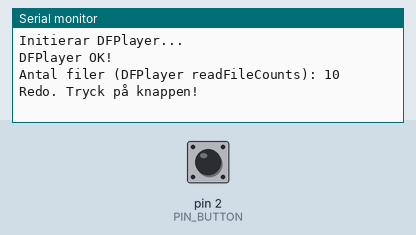
Simulated run of this sketch. Board: Arduino Uno, built with avr-gcc and run on an emulated ATmega328P. On the bench: the last lines printed to the serial monitor. The test bench sets the inputs (shaded band); at power-on: pin 2 (PIN_BUTTON) HIGH. Random numbers use the default seed unless the sketch sets one; the audio player accepts every command and is not drawn.

Above: at 2.5 s.
2.6 s: pin 2 (PIN_BUTTON) pulled LOW for 0.15 s
At 2.9 s:
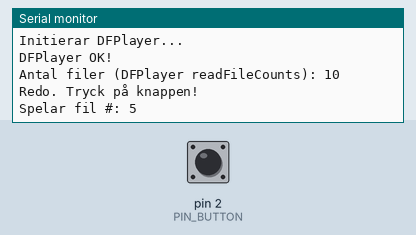
4.2 s: pin 2 (PIN_BUTTON) pulled LOW for 1 s
At 5.4 s:
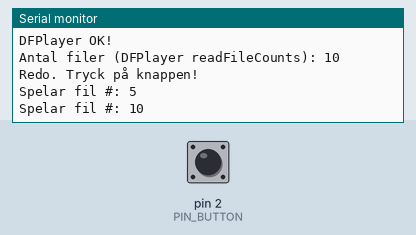

Measured:
- after the input at 2.6 s, the serial monitor: prints a new line at once (image 1)
- after the input at 4.2 s, the serial monitor: prints a new line at once (image 2)

The sketch:

arduino_code.ino
```cpp
#include <SoftwareSerial.h>
#include <DFRobotDFPlayerMini.h>

SoftwareSerial mp3Serial(11, 10); // RX, TX (D11<-TX, D10->RX via 1k)
DFRobotDFPlayerMini mp3;

const int PIN_BUTTON = 2;

int numTracks = 0;
int lastTrack = 0;
bool lastButtonState = HIGH;

int getTrackCountWithRetry() {
  // DFPlayer kan behöva lite tid efter init innan den rapporterar counts korrekt
  for (int i = 0; i < 12; i++) {
    int c = mp3.readFileCounts();   // Totalt antal filer DFPlayer ser på SD
    if (c > 0) return c;
    delay(250);
  }
  return 0; // misslyckades
}

int pickRandomTrackAvoidRepeat(int maxTracks) {
  if (maxTracks <= 1) return 1;

  int t;
  do {
    t = random(1, maxTracks + 1);
  } while (t == lastTrack);

  lastTrack = t;
  return t;
}

void setup() {
  pinMode(PIN_BUTTON, INPUT_PULLUP);

  Serial.begin(115200);
  mp3Serial.begin(9600);

  Serial.println("Initierar DFPlayer...");

  if (!mp3.begin(mp3Serial)) {
    Serial.println("DFPlayer FEL! Kontrollera VCC=5V, GND, RX/TX.");
    while (true) { delay(1000); }
  }

  Serial.println("DFPlayer OK!");
  mp3.volume(25); // 0..30

  // Seed slump
  randomSeed(analogRead(A0));

  // Läs antal spår automatiskt
  delay(800);
  numTracks = getTrackCountWithRetry();

  Serial.print("Antal filer (DFPlayer readFileCounts): ");
  Serial.println(numTracks);

  if (numTracks <= 0) {
    Serial.println("VARNING: DFPlayer rapporterar 0 filer. Kontrollera SD-kort och filnamn.");
  } else {
    Serial.println("Redo. Tryck på knappen!");
  }
}

void loop() {
  bool state = digitalRead(PIN_BUTTON);

  // Trigger på fallande flank (tryck)
  if (state == LOW && lastButtonState == HIGH) {
    if (numTracks <= 0) {
      Serial.println("Kan inte spela: 0 filer hittades.");
    } else {
      int track = pickRandomTrackAvoidRepeat(numTracks);
      Serial.print("Spelar fil #: ");
      Serial.println(track);

      // Spelar spår med index (OBS: indexeringen kan bero på hur DFPlayer sorterar)
      // Om du vill vara 100% säker på /MP3/0001.mp3-nummermatchning, använd playMp3Folder(track)
      mp3.playMp3Folder(track);
    }
    delay(250); // debounce
  }

  lastButtonState = state;
}
```
